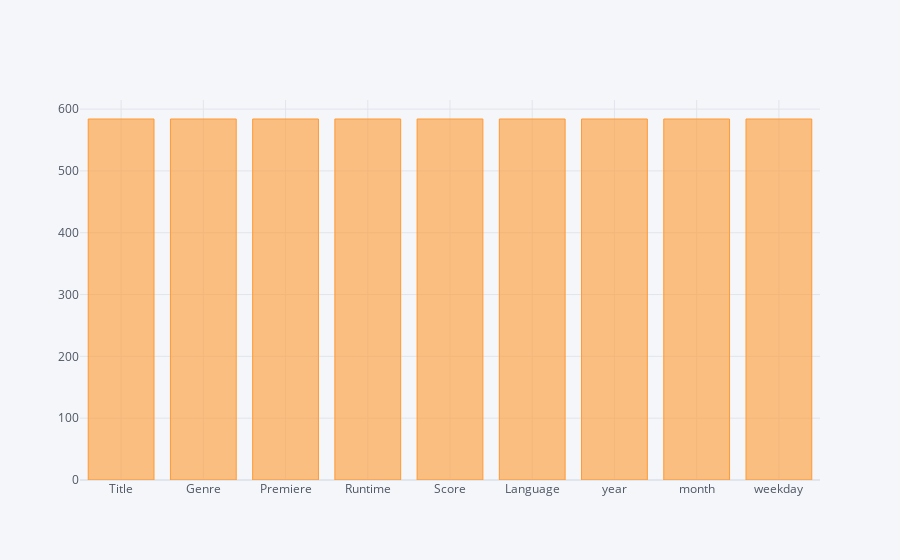

The code cell stored with this chart in its notebook:
### Code cell
movies.count().iplot(kind='bar')

### Figure 1 — Plotly figure (JSON) as saved in the notebook; plotly's stock layout.template omitted (floating-point values rounded to 4 significant figures)
{"data": [{"marker": {"color": "rgba(255, 153, 51, 0.6)", "line": {"color": "rgba(255, 153, 51, 1.0)", "width": 1}}, "name": "None", "orientation": "v", "text": "", "type": "bar", "x": ["Title", "Genre", "Premiere", "Runtime", "Score", "Language", "year", "month", "weekday"], "y": [584, 584, 584, 584, 584, 584, 584, 584, 584]}], "layout": {"legend": {"bgcolor": "#F5F6F9", "font": {"color": "#4D5663"}}, "paper_bgcolor": "#F5F6F9", "plot_bgcolor": "#F5F6F9", "title": {"font": {"color": "#4D5663"}}, "xaxis": {"gridcolor": "#E1E5ED", "showgrid": true, "tickfont": {"color": "#4D5663"}, "title": {"font": {"color": "#4D5663"}, "text": ""}, "zerolinecolor": "#E1E5ED"}, "yaxis": {"gridcolor": "#E1E5ED", "showgrid": true, "tickfont": {"color": "#4D5663"}, "title": {"font": {"color": "#4D5663"}, "text": ""}, "zerolinecolor": "#E1E5ED"}}}
